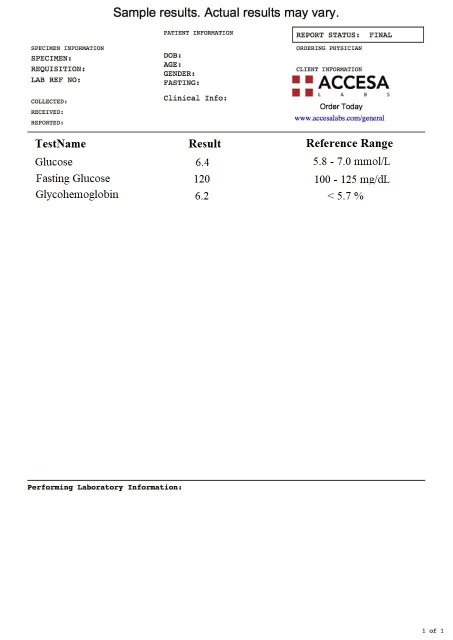
#> input picture Testing Algorithm/Reportdiab.jpg, 905 x 1280 px (shown at 1/2 size)
$ jupyter execute --allow-errors resdiab.ipynb
#> lines starting #> are read from the running program, lines starting #| are printed output that depends on the picture; after the words box and inside, x2 and y2 are one past the last pixel; in counts of white or black regions, pixels touching at a corner belong together
[cell 1]
import cv2
import pandas as pd
import pytesseract as tess
tess.pytesseract.tesseract_cmd=r'C:\Users\Harshitha Gowda\AppData\Local\Tesseract-OCR\tesseract.exe'
#pytesseract.pytesseract.tesseract_cmd = r"C:\Program Files\Tesseract-OCR\tesseract.exe"

image = cv2.imread('Reportdiab.jpg', 0)
#> image: shape (1280, 905); min 0, max 255, mean 250.4
thresh = 255 - cv2.threshold(image, 0, 255, cv2.THRESH_BINARY_INV + cv2.THRESH_OTSU)[1]
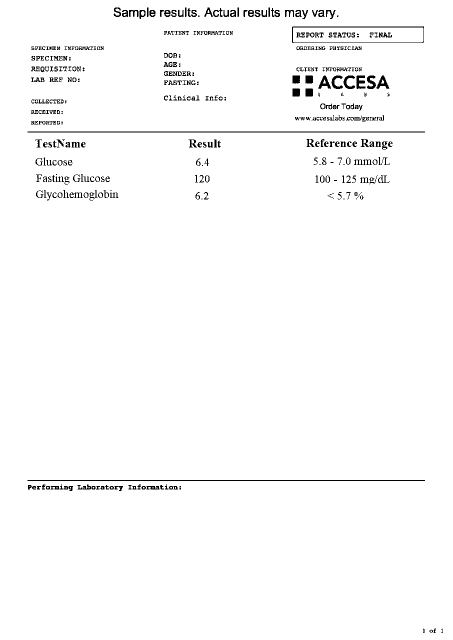
#> thresh: shape (1280, 905) (shown at 1/2 size); 98% white; black in thin lines or dots, all inside (x1, y1, x2, y2) = (55, 15, 886, 1266)

x,y,w,h = 330, 274, 190, 400
ROI = thresh[y:y+h,x:x+w]
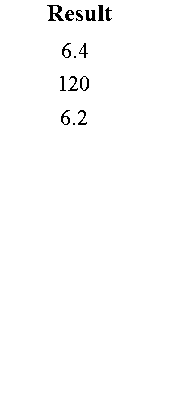
#> ROI: shape (400, 190); 99% white; black in thin lines or dots, all inside (x1, y1, x2, y2) = (47, 5, 112, 125)
#> (the rest of this cell did not finish here and is left out)
